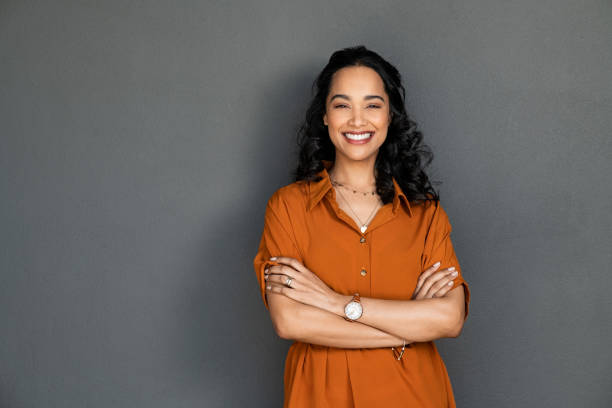
#> input picture uploads/women..jpg, 612 x 408 px
$ python -i transformations.py   (imports and definitions only)
#> lines starting #> are read from the running program, lines starting #| are printed output that depends on the picture
#> in apply_transformations, image is the input picture: shape (408, 612, 3); mean B, G, R 91.5, 98.8, 111
import cv2
import numpy as np

def translate(image, tx, ty):
#> called with tx = 50, ty = 50
    rows, cols = image.shape[:2]
#> rows = 408; cols = 612
    matrix = np.float32([[1, 0, tx], [0, 1, ty]])
    return cv2.warpAffine(image, matrix, (cols, rows))
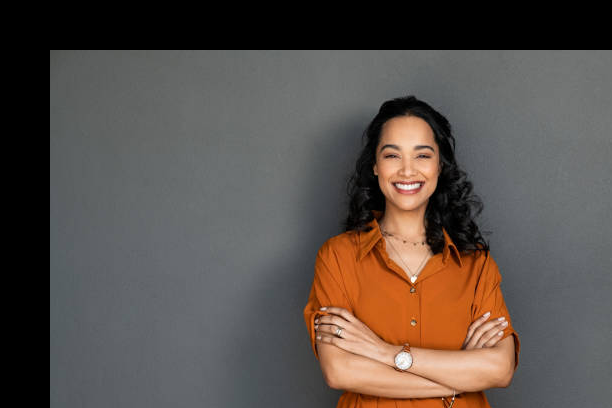
#> returned value: shape (408, 612, 3); mean of channels 0, 1, 2 74.8, 80.3, 89.7; drawn as B, G, R

def scale(image, fx, fy):
#> called with fx = 1.5, fy = 1.5
    return cv2.resize(image, None, fx=fx, fy=fy, interpolation=cv2.INTER_LINEAR)
#> returned value: shape (612, 918, 3)

def rotate(image, angle):
#> called with angle = 45
    rows, cols = image.shape[:2]
#> rows = 408; cols = 612
    center = (cols // 2, rows // 2)
#> center = (306, 204)
    matrix = cv2.getRotationMatrix2D(center, angle, 1)
#> matrix = [[0.707, 0.707, -54.62], [-0.707, 0.707, 276.1]]
    return cv2.warpAffine(image, matrix, (cols, rows))
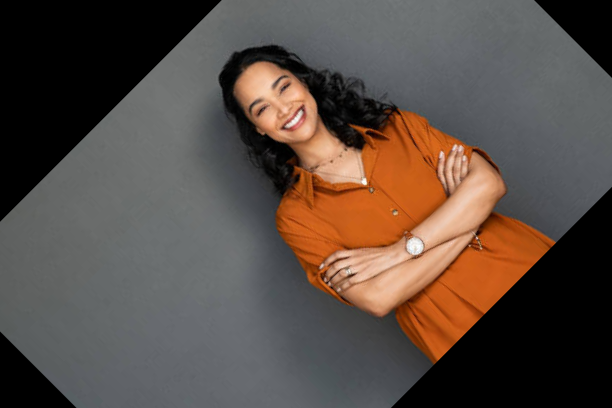
#> returned value: shape (408, 612, 3); mean of channels 0, 1, 2 68.4, 76, 89; drawn as B, G, R

def shear(image, shx, shy):
#> called with shx = 0.5, shy = 0.5
    rows, cols = image.shape[:2]
#> rows = 408; cols = 612
    matrix = np.float32([[1, shx, 0], [shy, 1, 0]])
    return cv2.warpAffine(image, matrix, (cols + 100, rows + 100))
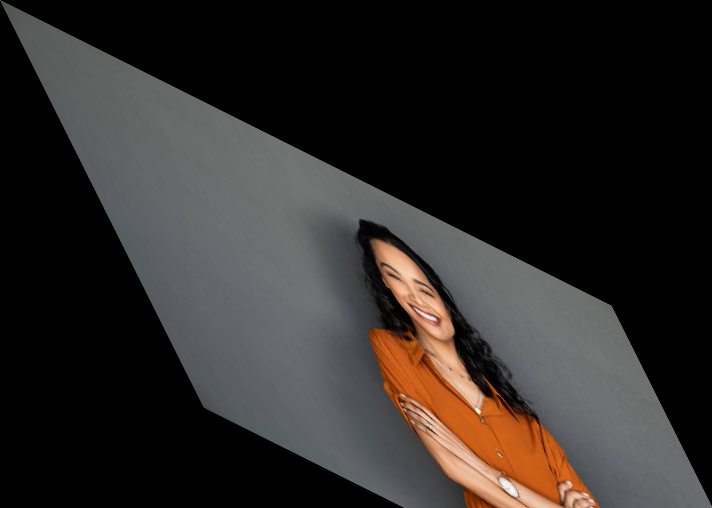
#> returned value: shape (508, 712, 3); mean of channels 0, 1, 2 40.3, 42.7, 46.6; drawn as B, G, R

def apply_transformations(image_path):
    image = cv2.imread(image_path)
    outputs = {
        "translated": translate(image, 50, 50),
        "scaled": scale(image, 1.5, 1.5),
        "rotated": rotate(image, 45),
        "sheared": shear(image, 0.5, 0.5)
    }
    for key, transformed_image in outputs.items():
        cv2.imwrite(f'static/{key}.jpg', transformed_image)
#> this loop made 4 passes
#> key on passes 1 to 4: 'translated', 'scaled', 'rotated', 'sheared'
    return outputs

>>> result = apply_transformations('uploads/women..jpg')
#> result = 4 items
